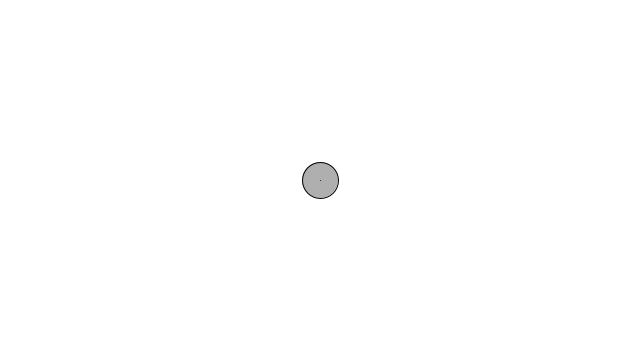
Frame 1 (no input)
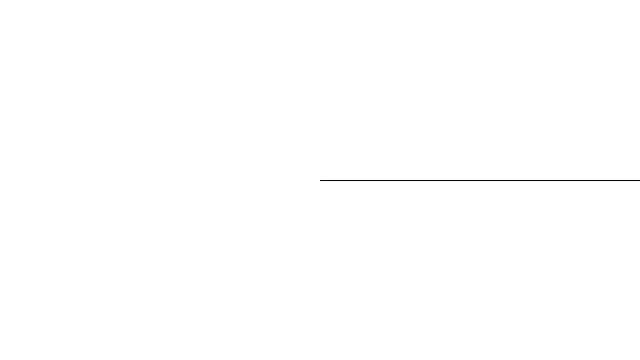
Frame 60 (the mouse pressed at the canvas centre just before this capture)
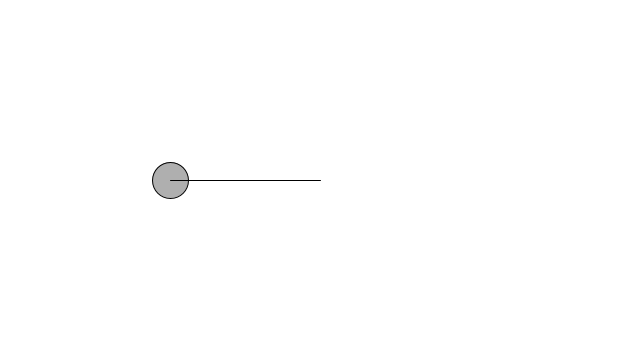
Frame 120 (the mouse held since frame 60 and released just before this capture)

The Processing sketch that drew these frames (run headless with seeded random() and noise(); from frame 60 on, the mouse is pressed at the canvas centre):

// Processing sketch: oscillation_3
// ── oscillation_3.pde
//amp = width/2 = 360;
//period = 200 frames

float amplitude = 360;
//float period = 200;
float angle = 0.0;
float angleVel = 0.03;

void setup(){
 size(640,360);
}

void draw(){
 background(255);
 translate(width/2, height/2);
 
 
 //float x = amplitude * sin((frameCount/200)*TWO_PI);
 //float x = amplitude * sin((frameCount/period)*TWO_PI);
 float x = amplitude * sin(angle);
 fill(175);
 stroke(0);
 ellipse(x,0,36,36);
 line(0,0,x,0);
 
 angle += angleVel;
}
